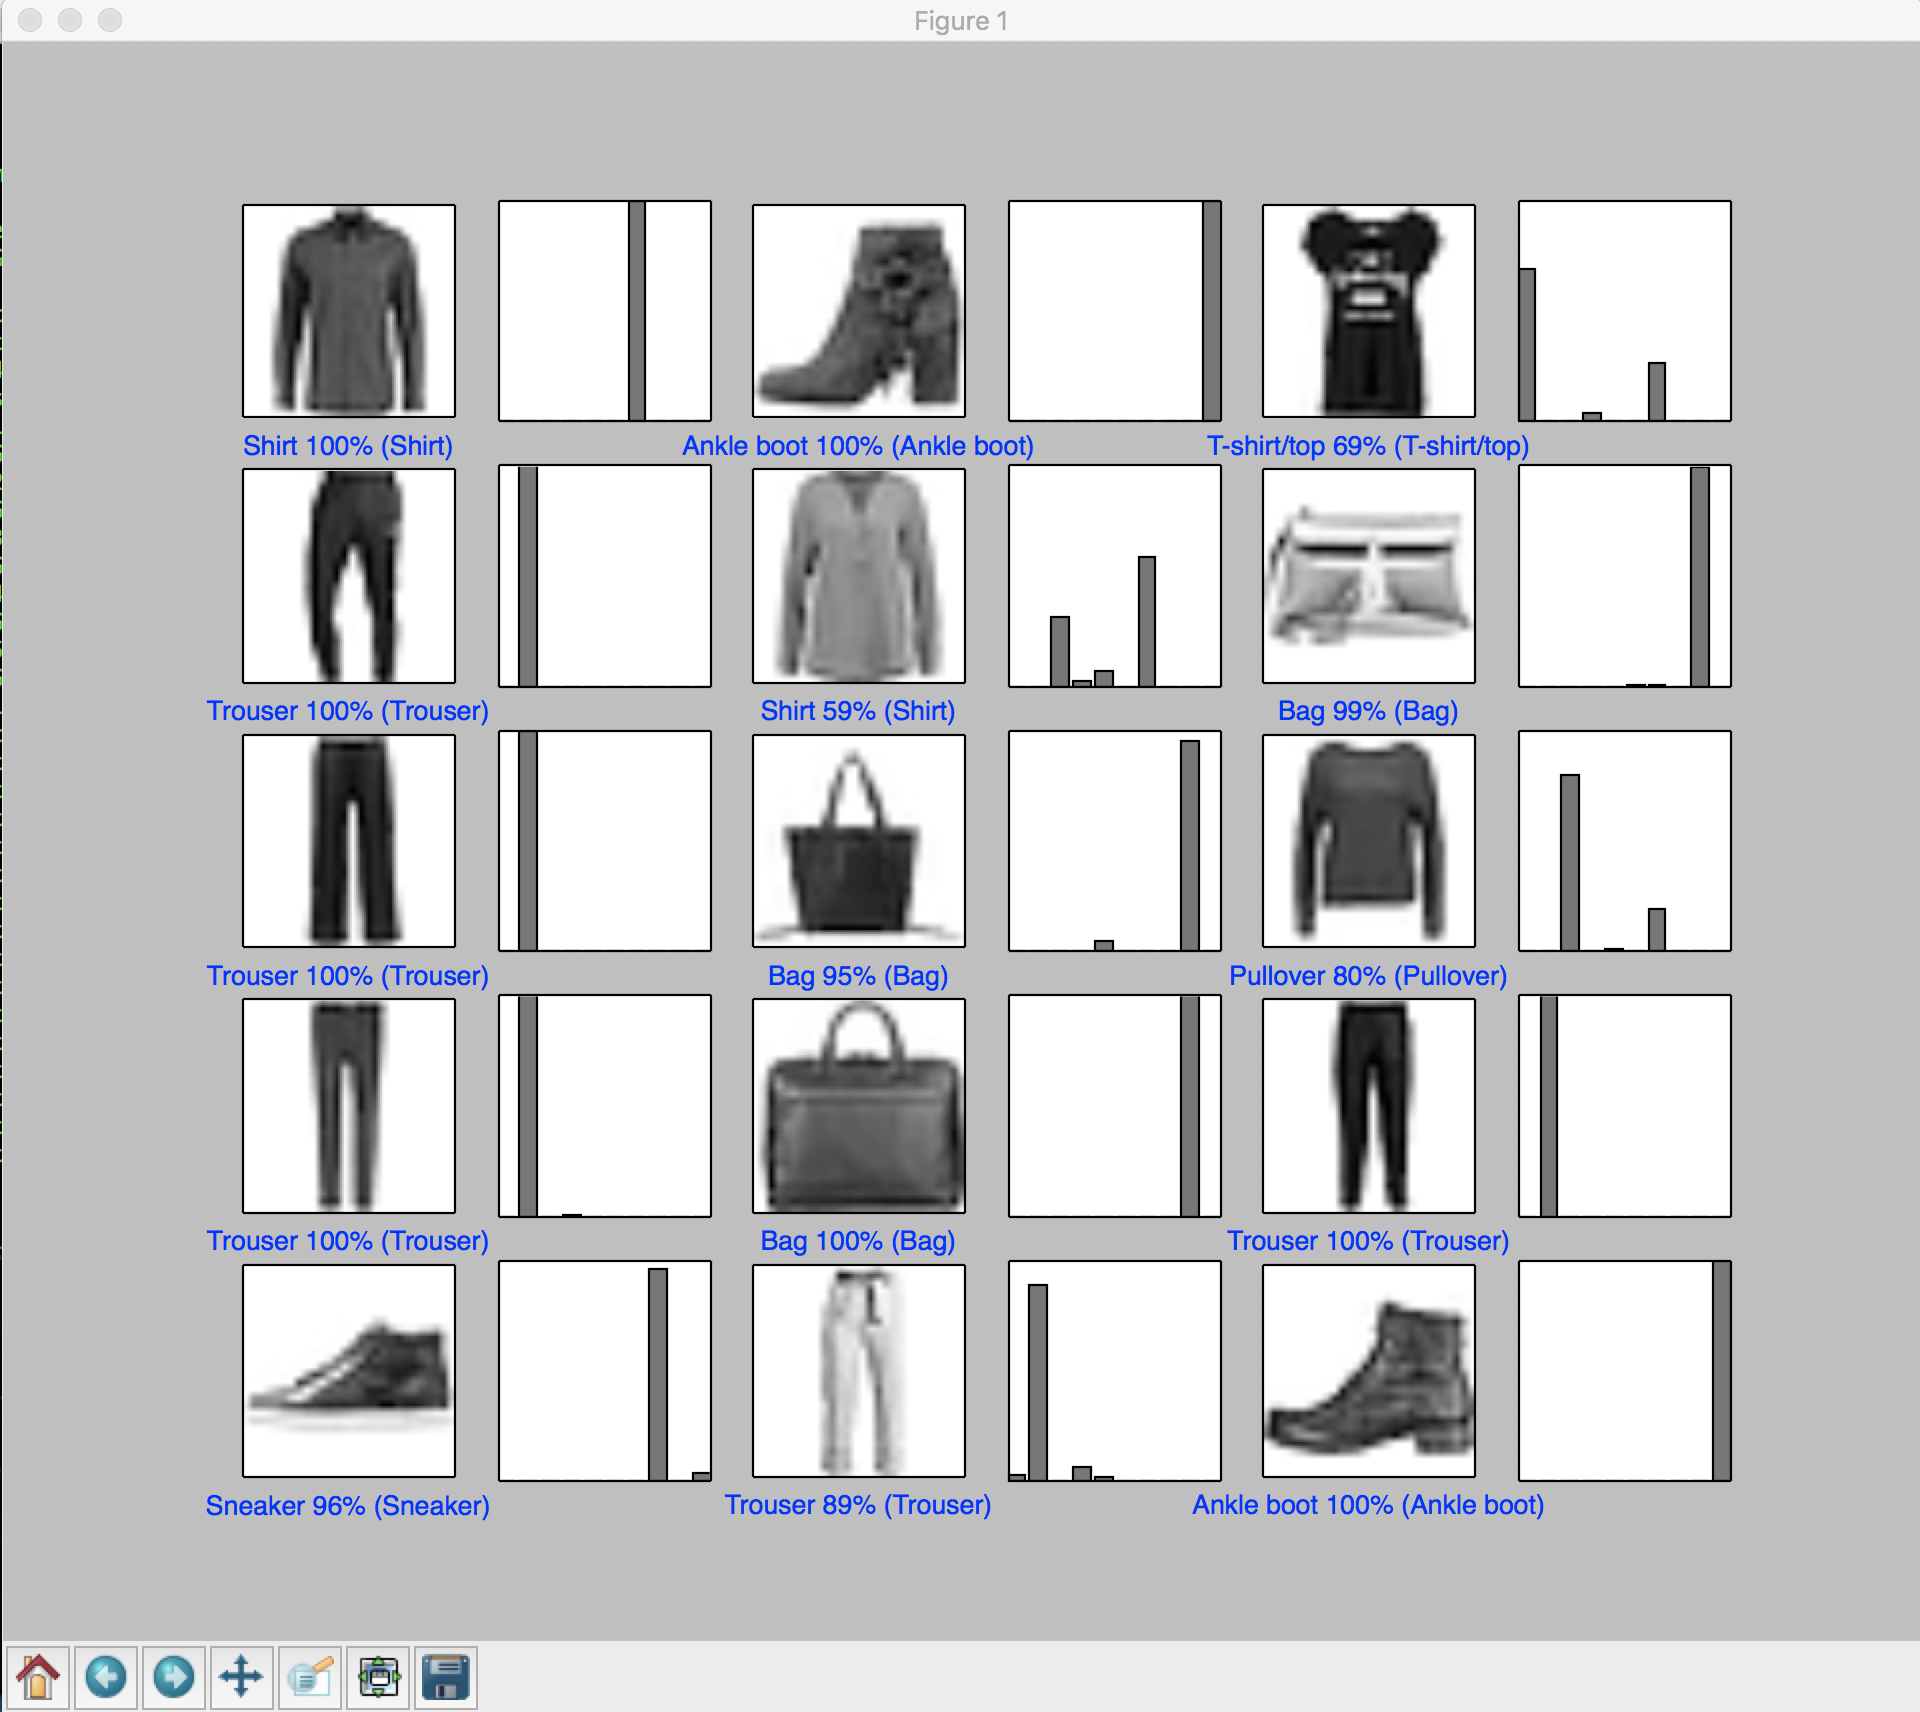

Generate this figure with Python:
from __future__ import absolute_import, division, print_function

# TensorFlow and tf.keras
import tensorflow as tf
from tensorflow import keras
from PIL import Image
from PIL import ImageOps

# Helper libraries
import numpy as np
import matplotlib.pyplot as plt
print(tf.__version__)
fashion_mnist = keras.datasets.fashion_mnist

(train_images, train_labels), (test_images, test_labels) = fashion_mnist.load_data()
class_names = ['T-shirt/top', 'Trouser', 'Pullover', 'Dress', 'Coat', 
               'Sandal', 'Shirt', 'Sneaker', 'Bag', 'Ankle boot']



plt.figure()
plt.imshow(train_images[0])
plt.colorbar()
plt.grid(False)
plt.show()
train_images = train_images / 255.0

test_images = test_images / 255.0
plt.figure(figsize=(10,10))

for i in range(25):
    plt.subplot(5,5,i+1)
    plt.xticks([])
    plt.yticks([])
    plt.grid(False)
    plt.imshow(train_images[i], cmap=plt.cm.binary)
    plt.xlabel(class_names[train_labels[i]])
plt.show()
model = keras.Sequential([
    keras.layers.Flatten(input_shape=(28, 28)),
    keras.layers.Dense(128, activation=tf.nn.relu),
    keras.layers.Dense(10, activation=tf.nn.softmax)
])
model.compile(optimizer='adam', 
              loss='sparse_categorical_crossentropy',
              metrics=['accuracy'])
model.fit(train_images, train_labels, epochs=5)
test_loss, test_acc = model.evaluate(test_images, test_labels)
print('Test accuracy:', test_acc)
predictions = model.predict(test_images)
predictions[0]
np.argmax(predictions[0])
test_labels[0]
def plot_image(i, predictions_array, true_label, img):
  print("predictions:" +str(len(predictions_array)))
  predictions_array, true_label, img = predictions_array[i], true_label[i], img[i]
  plt.grid(False)
  plt.xticks([])
  plt.yticks([])
  
  plt.imshow(img, cmap=plt.cm.binary)

  predicted_label = np.argmax(predictions_array)
  if predicted_label == true_label:
    color = 'blue'
  else:
    color = 'red'
  
  plt.xlabel("{} {:2.0f}% ({})".format(class_names[predicted_label],
                                100*np.max(predictions_array),
                                class_names[true_label]),
                                color=color)

def plot_value_array(i, predictions_array, true_label):
  predictions_array, true_label = predictions_array[i], true_label[i]
  plt.grid(False)
  plt.xticks([])
  plt.yticks([])
  thisplot = plt.bar(range(10), predictions_array, color="#777777")
  plt.ylim([0, 1]) 
  predicted_label = np.argmax(predictions_array)

# Plot the first X test images, their predicted label, and the true label
# Color correct predictions in blue, incorrect predictions in red
num_rows = 5
num_cols = 3
num_images = num_rows*num_cols
plt.figure(figsize=(2*2*num_cols, 2*num_rows))
for i in range(num_images):
  plt.subplot(num_rows, 2*num_cols, 2*i+1)
  plot_image(i+9000, predictions, test_labels, test_images)
  plt.subplot(num_rows, 2*num_cols, 2*i+2)
  plot_value_array(i+9000, predictions, test_labels)
plt.show()
img = test_images[0]

print(img.shape)
# Add the image to a batch where it's the only member.
img = (np.expand_dims(img,0))

print(img.shape)
predictions_single = model.predict(img)

print(predictions_single)
plot_value_array(0, predictions_single, test_labels)
_ = plt.xticks(range(10), class_names, rotation=45)
np.argmax(predictions_single[0])


i = 12
plt.figure(figsize=(6,3))
plt.subplot(1,2,1)
plot_image(i, predictions, test_labels, test_images)
plt.subplot(1,2,2)
plot_value_array(i, predictions,  test_labels)
plt.show()
